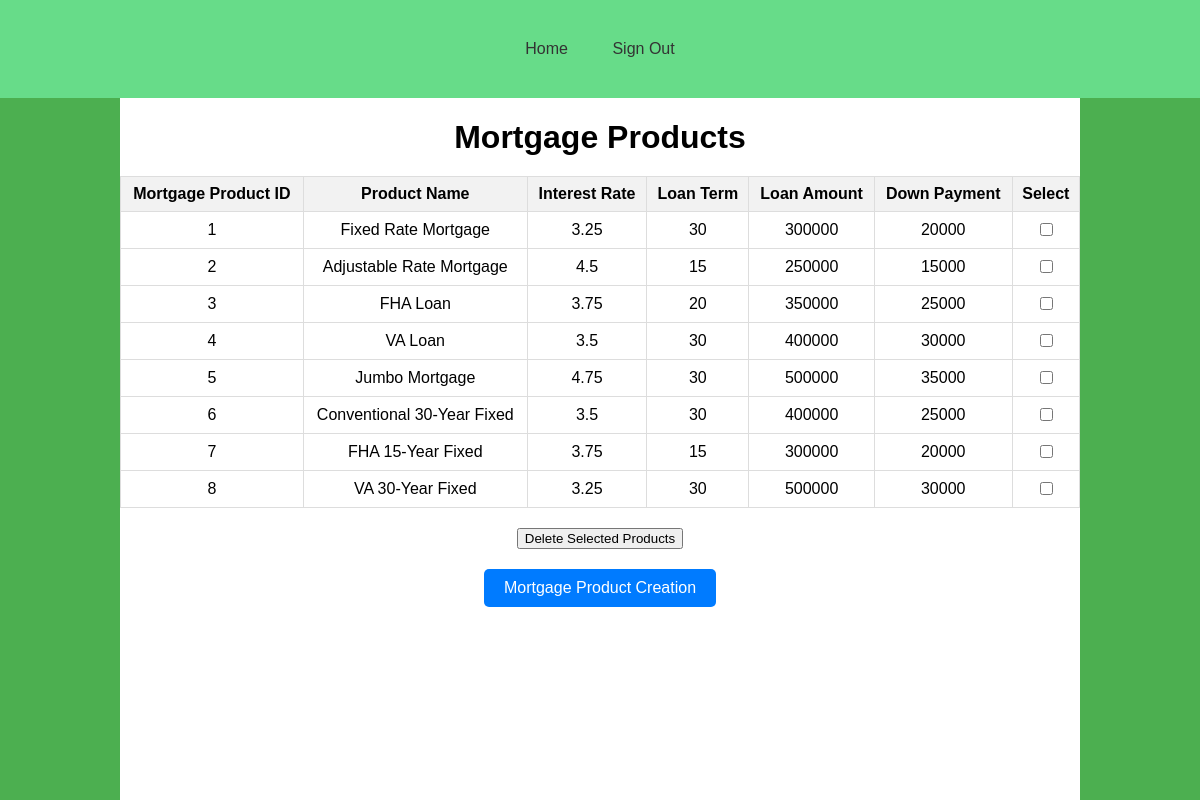
The app's page /mortgage-product.php with its own data.
### tables this page shows
CREATE TABLE "mortgage_product" (
	"mortgage_product_id"	INTEGER,
	"broker_id"	INTEGER,
	"product_name"	VARCHAR(100) NOT NULL,
	"interest_rate"	DECIMAL(5, 2) NOT NULL,
	"loan_term"	INT NOT NULL,
	"maximum_loan_amount"	DECIMAL(15, 2) NOT NULL,
	"minimum_down_payment"	DECIMAL(10, 2) NOT NULL,
	"secondary_interest_rate"	DECIMAL(5, 2) NOT NULL,
	"credit_score"	INTEGER NOT NULL,
	"mortgage_type"	TEXT,
	PRIMARY KEY("mortgage_product_id")
);

### mortgage-product.php (the view, shortened to what this page needs)
<!DOCTYPE html>
<html lang="en">
<head>
    <link rel="stylesheet" href="styles.css">
</head>
<body>
    <header>
        <nav>
            <ul>
            <li><a href="mortgage-product.php">Home</a></li>
                <li><a href="broker-log-out.html">Sign Out</a></li>
            </ul>
        </nav>
    </header>
    <div class="left-background"></div>
    <div class="right-background"></div>
    <div class="title-container">
        <h1>Mortgage Products</h1>
    </div>
    <div class="table-container">
        <form method="post" action="<?php echo htmlspecialchars($_SERVER["PHP_SELF"]); ?>">
            <table>
                <thead>
                    <tr>
                        <th>Mortgage Product ID</th>
                        <th>Product Name</th>
                        <th>Interest Rate</th>
                        <th>Loan Term</th>
                        <th>Loan Amount</th>
                        <th>Down Payment</th>
                        <th>Select</th>
                    </tr>
                </thead>
                <tbody>
                    <?php
                    $db = new PDO("sqlite:C:/xampp/htdocs/Stage-3-1/Isaac Database.db");
                    $db->setAttribute(PDO::ATTR_ERRMODE, PDO::ERRMODE_EXCEPTION);
                    $sql = "SELECT mortgage_product_id, product_name, interest_rate, loan_term, maximum_loan_amount, minimum_down_payment FROM mortgage_product";
                    $stmt = $db->prepare($sql);
                    $stmt->execute();
                    $rows = $stmt->fetchAll(PDO::FETCH_ASSOC);
                    foreach ($rows as $row) {
                        echo "<tr>";
                        echo "<td>{$row['mortgage_product_id']}</td>";
                        echo "<td>{$row['product_name']}</td>";
                        echo "<td>{$row['interest_rate']}</td>";
                        echo "<td>{$row['loan_term']}</td>";
                        echo "<td>{$row['maximum_loan_amount']}</td>";
                        echo "<td>{$row['minimum_down_payment']}</td>";
                        echo "<td><input type='checkbox' name='selected_products[]' value='{$row['mortgage_product_id']}'></td>";
                        echo "</tr>";
                    }
                    ?>
                </tbody>
            </table>
            <div class="delete-button">
                <button type="submit" name="delete_products">Delete Selected Products</button>
            </div>
        </form>
    </div>
    <div class="create-button">
        <a href="create-mortgage-product.php">Mortgage Product Creation</a>
    </div>
</body>
</html>

### styles.css (style rules this page uses)
body { font-family: Arial, sans-serif; margin: 0; padding: 0; box-sizing: border-box; }
h1 { margin-bottom: 20px; text-align: center; }
header { background-color: #67DC89; padding: 30px 0; }
header nav ul { list-style-type: none; padding: 0; margin: 0; text-align: center; }
header nav ul li { display: inline-block; }
header nav ul li a { display: block; padding: 10px 20px; text-decoration: none; color: #333; }
.left-background { position: fixed; top: 0; bottom: 0; left: 0; width: 10%; background-color: #4CAF50; z-index: -1; }
.right-background { position: fixed; top: 0; bottom: 0; right: 0; width: 10%; background-color: #4CAF50; z-index: -1; }
.create-button { text-align: center; margin-top: 20px; }
.create-button a { display: inline-block; padding: 10px 20px; background-color: #007bff; color: #fff; text-decoration: none; border-radius: 5px; }

### mortgage-product.php (style rules this page uses)
.table-container { text-align: center; margin: 20px auto; width: 80%; }
table { border-collapse: collapse; width: 100%; }
th, td { border: 1px solid #dddddd; padding: 8px; }
th { background-color: #f2f2f2; }
.delete-button { text-align: center; margin-top: 20px; }

### records on screen
mortgage_product: mortgage_product_id "1", product_name "Fixed Rate Mortgage", interest_rate "3.25", loan_term "30", maximum_loan_amount "300000", minimum_down_payment "20000"
mortgage_product: mortgage_product_id "2", product_name "Adjustable Rate Mortgage", interest_rate "4.5", loan_term "15", maximum_loan_amount "250000", minimum_down_payment "15000"
mortgage_product: mortgage_product_id "3", product_name "FHA Loan", interest_rate "3.75", loan_term "20", maximum_loan_amount "350000", minimum_down_payment "25000"
mortgage_product: mortgage_product_id "4", product_name "VA Loan", interest_rate "3.5", loan_term "30", maximum_loan_amount "400000", minimum_down_payment "30000"
mortgage_product: mortgage_product_id "5", product_name "Jumbo Mortgage", interest_rate "4.75", loan_term "30", maximum_loan_amount "500000", minimum_down_payment "35000"
mortgage_product: mortgage_product_id "6", product_name "Conventional 30-Year Fixed", interest_rate "3.5", loan_term "30", maximum_loan_amount "400000", minimum_down_payment "25000"
mortgage_product: mortgage_product_id "7", product_name "FHA 15-Year Fixed", interest_rate "3.75", loan_term "15", maximum_loan_amount "300000", minimum_down_payment "20000"
mortgage_product: mortgage_product_id "8", product_name "VA 30-Year Fixed", interest_rate "3.25", loan_term "30", maximum_loan_amount "500000", minimum_down_payment "30000"
